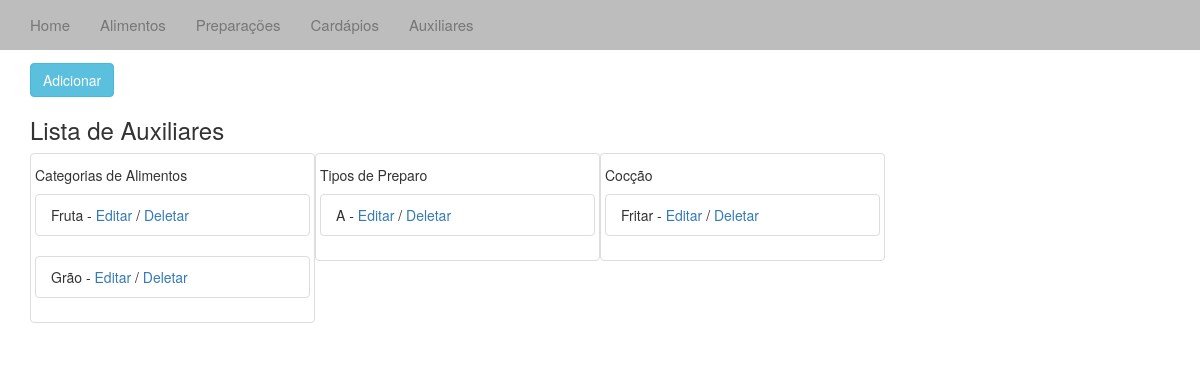
/aux/, run on an earlier commit of the app's database.
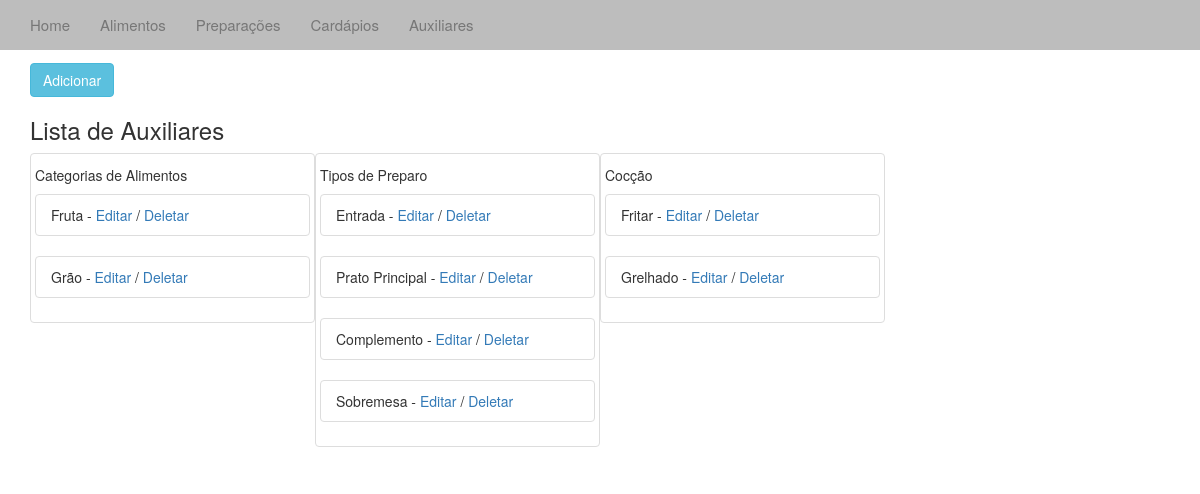
And on a later commit of the database.
### cardapio/models.py (models this page shows, shortened)
class Aux(models.Model):
	tipo = models.IntegerField(max_length=1)
	desc = models.CharField(max_length=4)

### cardapio/views.py (the view)
# urls.py: url(r'^aux/', 'cardapio.views.aux', name='aux'),
def aux(request):
	aux_list = Aux.objects.all()
	context = {'aux_list':aux_list}
	return render_to_response('aux.html', context)

### templates/aux.html (shortened to what this page needs)
{% extends "base.html" %}
{% block body%}
<div class="container-fluid">
	<div class="container">
			<h2>Auxiliares</h2>
			<a href="/addaux/"><button type="button" class="btn btn-info">Adicionar</button></a>
			<h3>Lista de Auxiliares</h3>
		{% if aux_list %}
		<div class="thumbnail col-sm-3">
			<h5> Categorias de Alimentos </h5>
			{% for aux in aux_list %}
			{% if aux.tipo == 1 %}
			<ul class="list-group">
			<li class="list-group-item">{{ aux.desc }} -
				<a href="/editaux/{{ aux.id }}"> Editar</a> /
				<a href="/deleteaux/{{ aux.id }}"> Deletar </a>
			</li>
			</ul>
			{% endif %}
			{% endfor %}
		</div>
		<div class="thumbnail col-sm-3">
			<h5> Tipos de Preparo </h5>
			{% for aux in aux_list %}
			{% if aux.tipo == 2 %}
			<ul class="list-group">
			<li class="list-group-item">{{ aux.desc }} -
				<a href="/editaux/{{ aux.id }}"> Editar</a> /
				<a href="/deleteaux/{{ aux.id }}"> Deletar </a>
			</li>
			</ul>
			{% endif %}
			{% endfor %}
		</div>
		<div class="thumbnail col-sm-3">
			<h5> Cocção </h5>
			{% for aux in aux_list %}
			{% if aux.tipo == 3 %}
			<ul class="list-group">
			<li class="list-group-item">{{ aux.desc }} -
				<a href="/editaux/{{ aux.id }}"> Editar</a> /
				<a href="/deleteaux/{{ aux.id }}"> Deletar </a>
			</li>
			</ul>
			{% endif %}
			{% endfor %}
		</div>
		<br />
		{% endif %}
	</div>
</div>
{% endblock %}

What changed in the data, as far as the page shows it:
removed Aux: desc "A", shown under "Tipos de Preparo"
added Aux: desc "Entrada", shown under "Tipos de Preparo"
added Aux: desc "Prato Principal", shown under "Tipos de Preparo"
added Aux: desc "Complemento", shown under "Tipos de Preparo"
added Aux: desc "Sobremesa", shown under "Tipos de Preparo"
added Aux: desc "Grelhado", shown under "Cocção"
